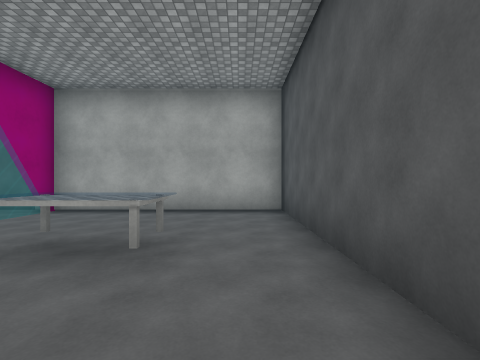
View 1 (above)

24 first-person views from a walk through a 3-D level made in the Unity game engine. The camera is 1.5 m above the floor, looks level and sees 85° across. The floor is counted in squares, 2 m on a side. Each view is taken from the middle of a square. On the plan, view 1 faces up. The plan holds only what a view shows up to about 9 squares ahead; the rest is blank. The place goes on beyond the plan. Some surface patterns are stand-ins.

View 2
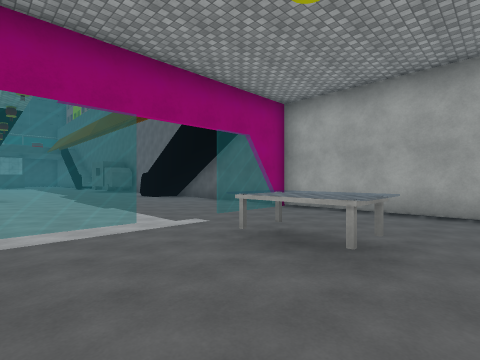

View 3
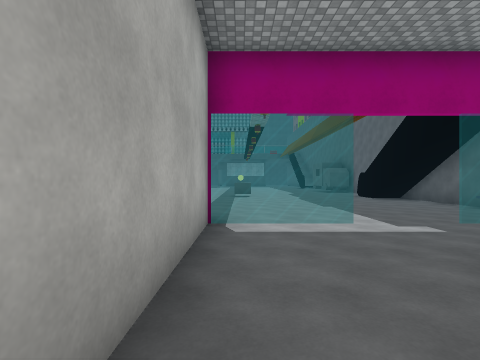

View 4
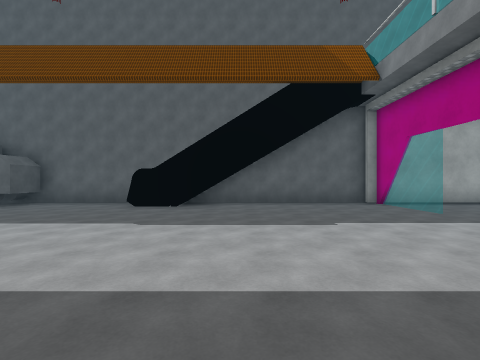

View 5
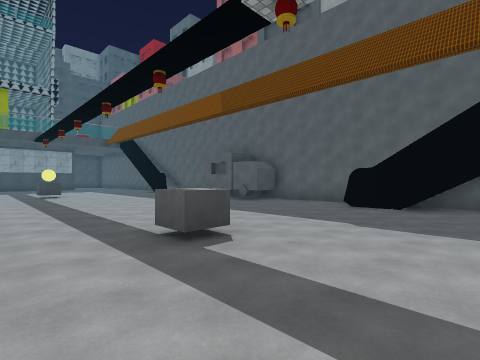

View 6
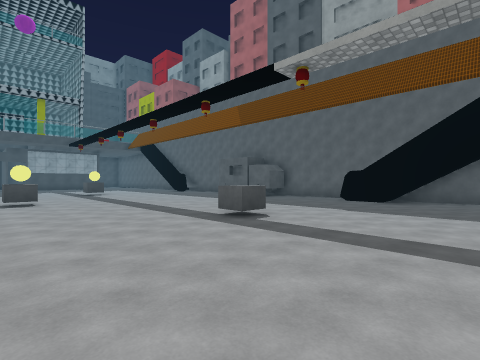

View 7
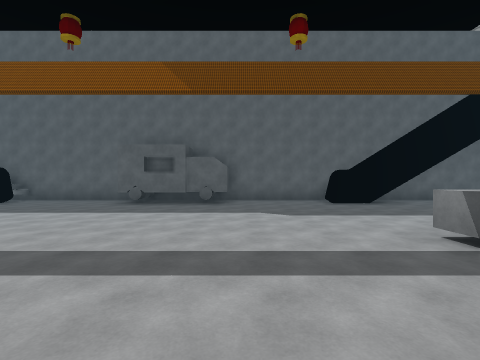

View 8
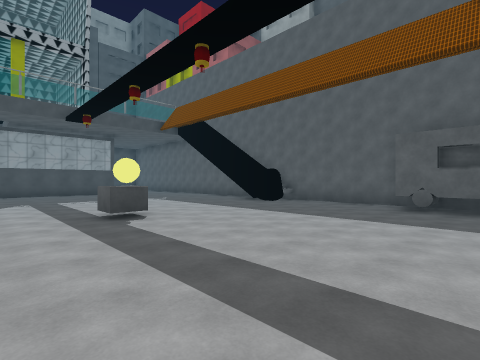

View 9
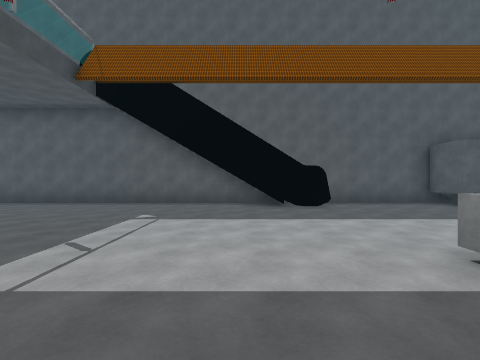

View 10
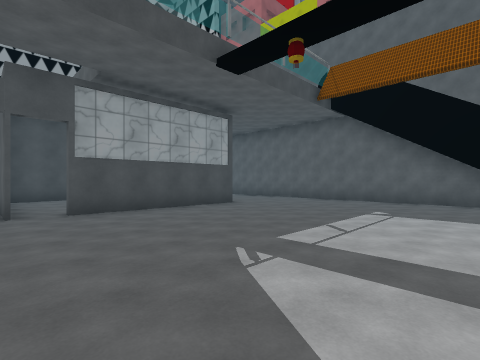

View 11
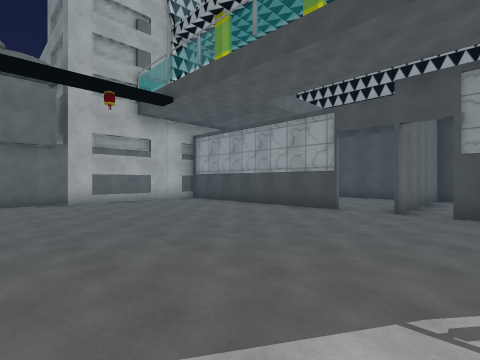

View 12
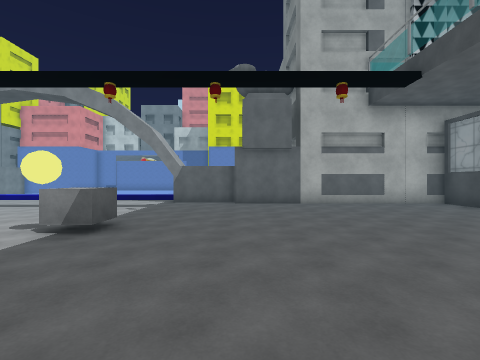

View 13
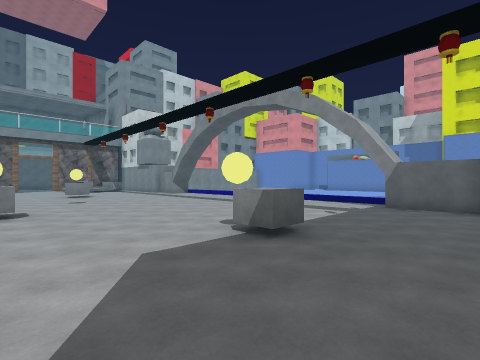

View 14
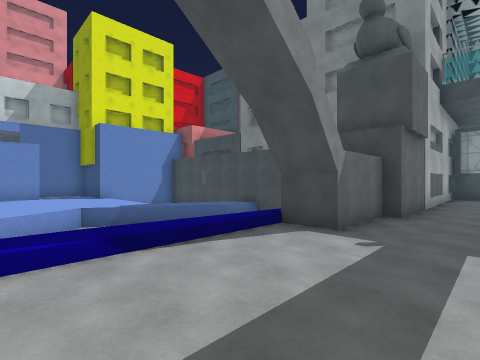

View 15
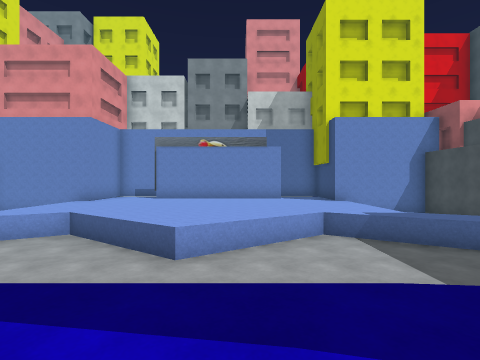

View 16
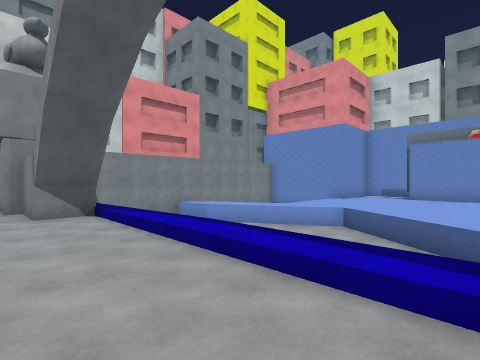

View 17
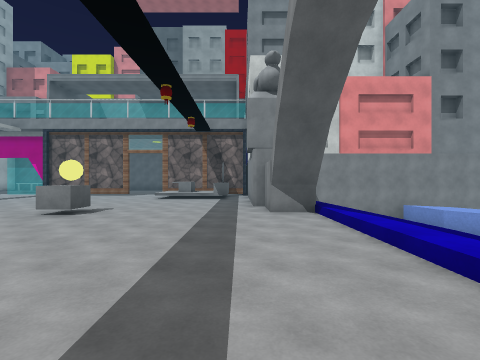

View 18
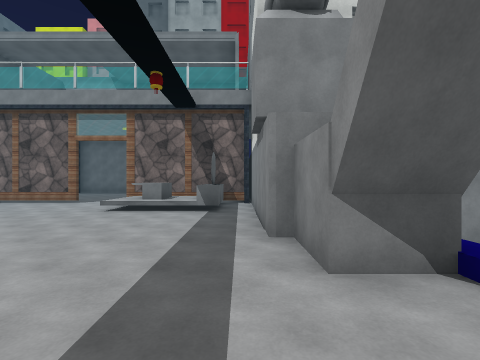

View 19
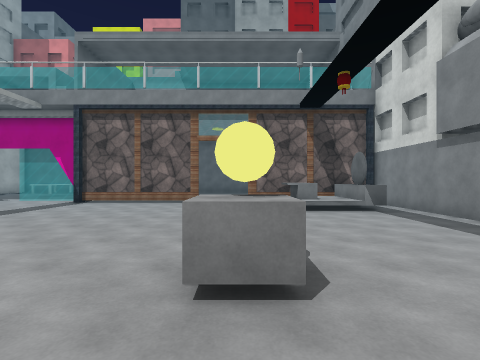

View 20
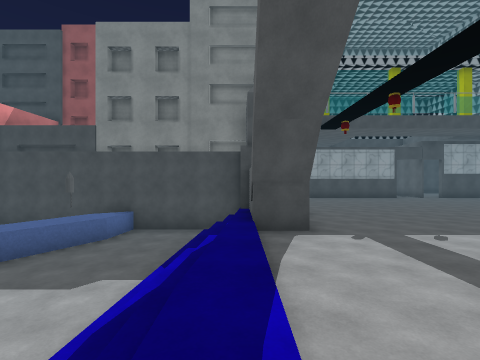

View 21
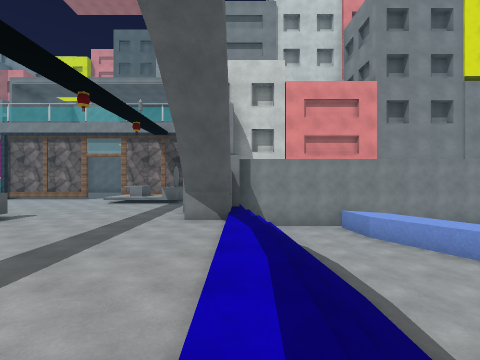

View 22
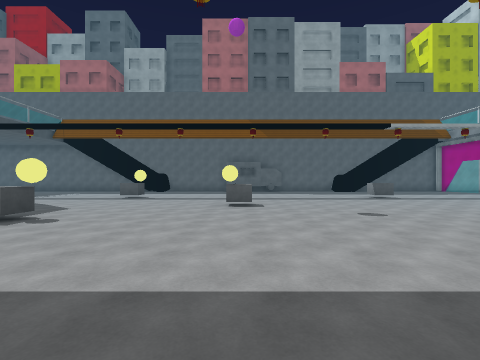

View 23
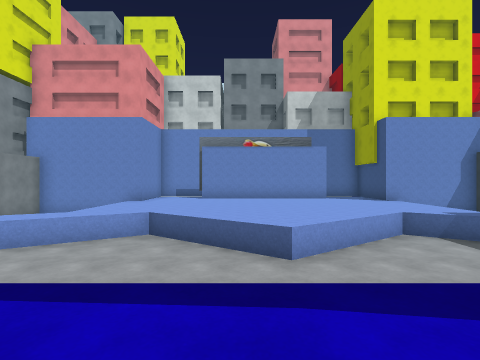

View 24
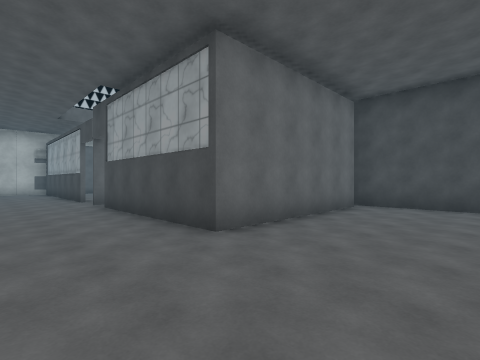

### Floor plan
Key: @ floor where view 1 was taken; # wall or solid block; . main floor; : floor 0.25 m higher than the main floor; + floor 0.5 m higher than the main floor; - floor 1.25 m lower than the main floor; / step, stairs or slope; = window, fence, low wall or low ledge; ^ raised ledge; T truck; B building; O other object.
Columns run from 37 left of view 1 to 1 right of it. Each row starts with its distance up from view 1.
  7     #####################  ############
  6 #...........  ^....TTT....##....#.....#
  5 #........................##.....=.....#
  4 #...............................=.....#
  3 ######.............................OO.#
  2      ##.........................=.....#
  1       #.........................=.....#
  0       #.......O..........O......=....@
 -1  .... #.........................#####
 -2 #...............................#
 -3 ######.............O............#
 -4      ##.........................#
 -5      ##..........................
 -6       #.......O#.........O......
 -7       #....................../+/#
 -8        ....................../^/#
 -9      # ....................../^^#
-10      ##.........................#
-11      B BBBB####..........########
-12           B##//:::::::::://##
-13           B-/////// ////////#
-14           #-------   -------#
-15           #-----------------#
-16            ^^O-----^^----^^^#
-17            #^^^^-^^^^^--^^^ #
-18            #  ^^^^^^^^^^^   #
-19            #  ^^^^^^^^^^^   #
-20            #  ^^^^^^^^^^^   #

Positions as (right, up) in squares from view 1, and headings:
1: (0, 0), facing up
2: (0, 0), facing up-left
3: (0, 0), facing left
4: (-9, -2), facing up
5: (-9, -2), facing up-left
6: (-8, -4), facing up-left
7: (-15, -3), facing up
8: (-17, -2), facing up-left
9: (-25, -2), facing up
10: (-25, -3), facing up-left
11: (-25, -1), facing down-left
12: (-25, -2), facing down
13: (-25, -3), facing down-right
14: (-19, -9), facing down-left
15: (-19, -11), facing down
16: (-18, -10), facing down-right
17: (-18, -10), facing right
18: (-14, -10), facing right
19: (-14, -6), facing right
20: (-18, -12), facing left
21: (-18, -12), facing right
22: (-18, -11), facing up
23: (-17, -11), facing down
24: (-29, 6), facing down-left
